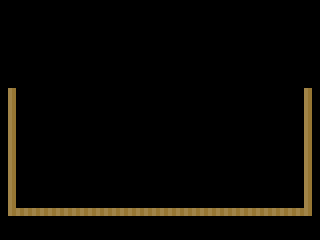

This game map was drawn from its Tiled (.tmx) file and the tilesets committed beside it. A one-line description and the trimmed map source follow:
An orthogonal 40x30 tile map with 8x8 px tiles, 1 tile layer (floor).

<map version="1.0" orientation="orthogonal" width="40" height="30" tilewidth="8" tileheight="8">
 <tileset firstgid="1" name="tiles" tilewidth="8" tileheight="8">
  <image source="tiles.png" width="560" height="640" />
 </tileset>
 <layer name="floor" width="40" height="30">
  <data>[1200 cells, 68 non-empty, 1 distinct tile ids]</data>
 </layer>
</map>
